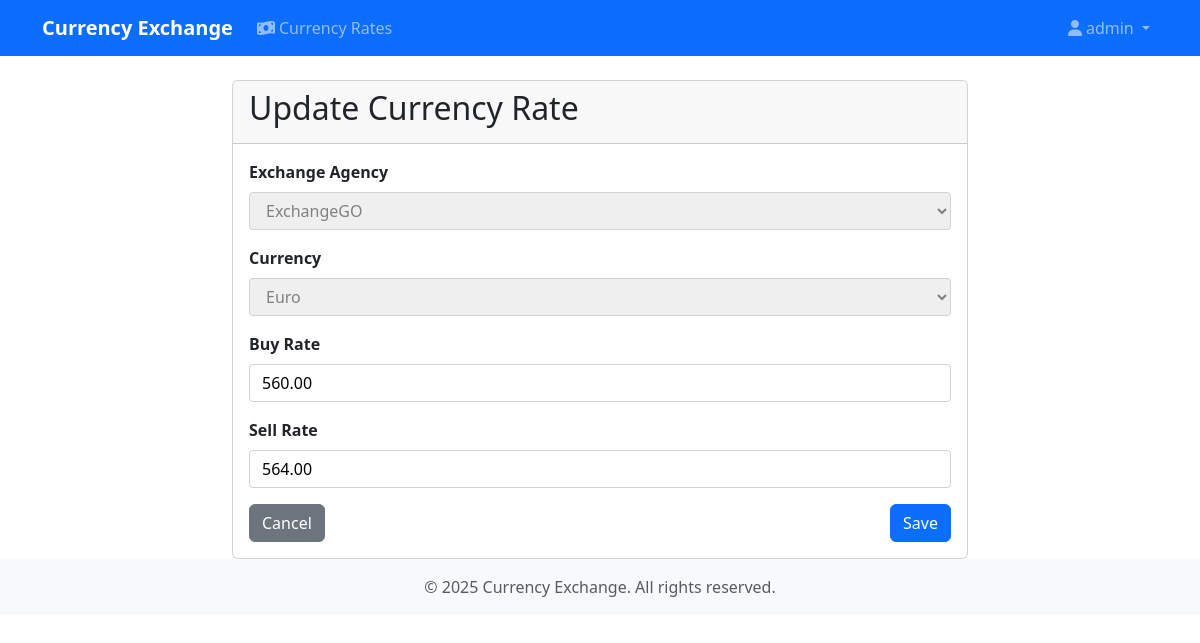
Page /rates/11/update/ (signed in) on the committed database.
### application/models.py (models this page shows, shortened)
class TimestampModel(models.Model):
    created_at: dt.datetime = models.DateTimeField(
        auto_now_add=True, verbose_name=_("Created at")
    )
    changed_at: dt.datetime = models.DateTimeField(
        auto_now=True, verbose_name=_("Changed at")
    )
    class Meta:
        abstract = True

class CurrencyRate(TimestampModel):
    CURRENCY_CHOICES = [
        ('USD', _('US Dollar')),
        ('EUR', _('Euro')),
        ('RUB', _('Russian Ruble')),
        ('CNY', _('China Yuan')),
        ('USD-CNY', _('USD - Yuan (美元)')),
    ]
    agency = models.ForeignKey(
        ExchangeAgency,
        on_delete=models.CASCADE,
        related_name='currency_rates',
        verbose_name=_("Exchange Agency")
    )
    currency = models.CharField(
        max_length=7,
        choices=CURRENCY_CHOICES,
        verbose_name=_("Currency")
    )
    buy_rate = models.DecimalField(
        max_digits=10,
        decimal_places=2,
        verbose_name=_("Buy Rate"),
        null=True,
        blank=True,
    )
    sell_rate = models.DecimalField(
        max_digits=10,
        decimal_places=2,
        verbose_name=_("Sell Rate"),
        null=True,
        blank=True,
    )
    class Meta:
        verbose_name = _("Currency Rate")
        verbose_name_plural = _("Currency Rates")
        unique_together = ['agency', 'currency']  # Each agency can have only one rate per currency

### application/views.py (the view, shortened to what this page needs)
# urls.py: path('rates/<int:pk>/update/', views.CurrencyRateUpdateView.as_view(), name='currency-rate-update'),
class CurrencyRateUpdateView(LoginRequiredMixin, UpdateView):
    model = CurrencyRate
    template_name = 'application/currency_rate_form.html'
    fields = ['agency', 'currency', 'buy_rate', 'sell_rate']
    success_url = reverse_lazy('application:agency-rates')
    def get_form(self, form_class=None):
        form = super().get_form(form_class)
        form.fields['agency'].queryset = ExchangeAgency.objects.filter(owner=self.request.user)
        form.fields['currency'].disabled = True
        form.fields['agency'].disabled = True
        rate = self.get_object()
        form.fields['currency'].initial = rate.currency
        form.fields['agency'].initial = rate.agency
        return form
    def get_object(self, queryset=None):
        return get_object_or_404(CurrencyRate, pk=self.kwargs['pk'])

### application/models.py (called while the page is built)
    def __str__(self):
        return self.name

### application/templates/application/currency_rate_form.html (shortened to what this page needs)
{% extends "base.html" %}
{% load static %}
{% block content %}
<div class="container mt-4">
    <div class="row justify-content-center">
        <div class="col-md-8">
            <div class="card">
                <div class="card-header">
                    <h2>{% if form.instance.pk %}Update{% else %}Add New{% endif %} Currency Rate</h2>
                </div>
                <div class="card-body">
                    <form method="post">
                        {% for field in form %}
                            <div class="form-group mb-3">
                                <label for="{{ field.id_for_label }}">{{ field.label }}</label>
                                {{ field }}
                            </div>
                        {% endfor %}
                        <div class="d-flex justify-content-between">
                            <a href="{% url 'application:agency-rates' %}" class="btn btn-secondary">Cancel</a>
                            <button type="submit" class="btn btn-primary">Save</button>
                        </div>
                    </form>
                </div>
            </div>
        </div>
    </div>
</div>
{% endblock %}

### templates/base.html (shortened to what this page needs)
<!DOCTYPE html>
<html lang="en">
<head>
    <link href="https://cdn.jsdelivr.net/npm/bootstrap@5.3.0/dist/css/bootstrap.min.css" rel="stylesheet">
    <link href="https://cdnjs.cloudflare.com/ajax/libs/font-awesome/6.0.0/css/all.min.css" rel="stylesheet">
</head>
<body>
    <nav class="navbar navbar-expand-lg navbar-dark bg-primary mb-4">
        <div class="container">
            <a class="navbar-brand" href="{% url 'application:agency-rates' %}">Currency Exchange</a>
            <div class="collapse navbar-collapse" id="navbarNav">
                <ul class="navbar-nav me-auto">
                    {% if user.is_authenticated %}
                        <li class="nav-item">
                            <a class="nav-link {% if request.resolver_match.url_name == 'agency-rates' %}active{% endif %}"
                               href="{% url 'application:agency-rates' %}">
                                <i class="fas fa-money-bill-wave me-1"></i>Currency Rates
                            </a>
                        </li>
                    {% endif %}
                </ul>
                <ul class="navbar-nav">
                    {% if user.is_authenticated %}
                        <li class="nav-item dropdown">
                            <a class="nav-link dropdown-toggle" href="#" id="userDropdown" role="button"
                               data-bs-toggle="dropdown" aria-expanded="false">
                                <i class="fas fa-user me-1"></i>{{ user.username }}
                            </a>
                        </li>
                    {% else %}
                        <li class="nav-item">
                            <a class="nav-link" href="{% url 'admin:login' %}">
                                <i class="fas fa-sign-in-alt me-1"></i>Login
                            </a>
                        </li>
                    {% endif %}
                </ul>
            </div>
        </div>
    </nav>
    <main>
        {% block content %}{% endblock %}
    </main>
    <footer class="footer mt-auto py-3 bg-light">
        <div class="container text-center">
            <span class="text-muted">© {% now "Y" %} Currency Exchange. All rights reserved.</span>
        </div>
    </footer>
</body>
</html>

### templates/base.html (style rules this page uses)
.navbar-brand { font-weight: bold; }

### application/templates/application/currency_rate_form.html (style rules this page uses)
.form-group label { font-weight: bold; margin-bottom: 0.5rem; }
.form-group select, .form-group input { width: 100%; padding: 0.375rem 0.75rem; font-size: 1rem; line-height: 1.5; border: 1px solid #ced4da; border-radius: 0.25rem; }

### rows in the picture
CurrencyRate: form "ExchangeGO" "Euro" "560.00" "564.00"

### other values in the picture
{{ user.username }} "admin"
{{ field.label }} "Exchange Agency" "Currency" "Buy Rate" "Sell Rate"
